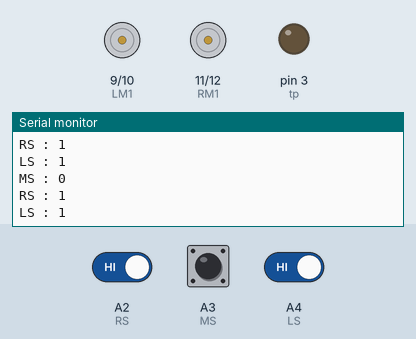
Simulated run of this sketch. Board: Arduino Uno, built with avr-gcc and run on an emulated ATmega328P. Shown: motor-driver pin pairs drawn as motors (green arrow = first pin HIGH = forward, orange = second pin HIGH = backward, longer = more drive, scaled by the enable pin), output pins drawn as LEDs (lit = HIGH), the last lines printed to the serial monitor. The inputs (shaded band) are chosen by the test bench; at power-on: A2 (RS) HIGH, A3 (MS) LOW, A4 (LS) HIGH.

Above: at 1.2 s.
1.3 s: A2 (RS) driven LOW
At 2.2 s:
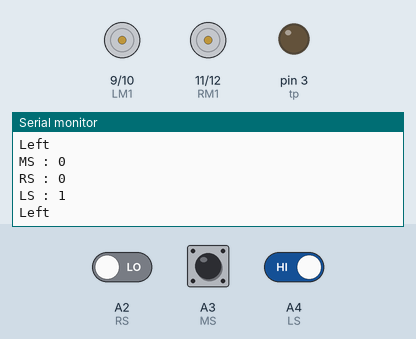
2.8 s: A3 (MS) driven HIGH
At 3.9 s:
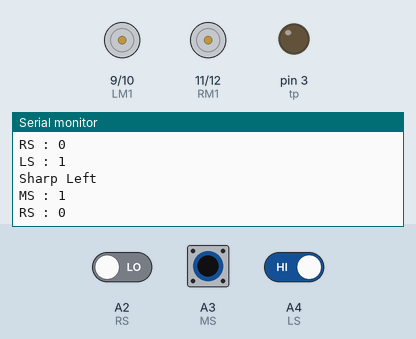
4.3 s: A4 (LS) driven LOW
At 5.2 s:
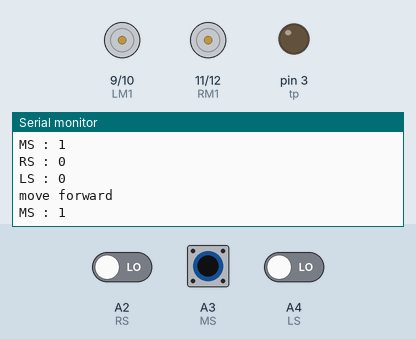
5.8 s: A2 (RS) driven HIGH
At 6.5 s:
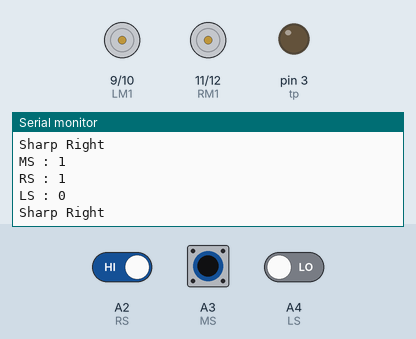

The sketch:

sketch_sep25a.ino
```cpp
#define RS A2
#define MS A3
#define LS A4 // Pin where the IR sensor is connected

long dur;
int dis;

const int ena = 8;
#define LM1 9
#define LM2 10

#define RM1 11
#define RM2 12
const int enb = 13;

const int tp = 3; // Trigger Pin for Ultrasonic
const int ep = 4; // Echo Pin for Ultrasonic

void setup() {
  // Define pin modes
  pinMode(MS, INPUT);
  pinMode(LS, INPUT);
  pinMode(RS, INPUT);
  pinMode(tp, OUTPUT);
  pinMode(ep, INPUT);
  pinMode(ena, OUTPUT);
  pinMode(enb, OUTPUT);
  pinMode(LM1, OUTPUT);
  pinMode(LM2, OUTPUT);
  pinMode(RM1, OUTPUT);
  pinMode(RM2, OUTPUT);

  analogWrite(ena, 125);
  analogWrite(enb, 110);

  Serial.begin(9600);
}

void loop() {
  Serial.print("MS : ");
  Serial.println(digitalRead(MS));
  Serial.print("RS : ");
  Serial.println(digitalRead(RS));
  Serial.print("LS : ");
  Serial.println(digitalRead(LS));
  if (digitalRead(MS)) {  // Middle Sensor On Line
    if (!digitalRead(LS) && !digitalRead(RS)) {  // LS and RS not on line
      Serial.println("move forward");
      forward();
    }
    else if (digitalRead(LS) && !digitalRead(RS)) {  // Sharp Left
      Serial.println("Sharp Left");
      sharpLeft();
    }
    else if (!digitalRead(LS) && digitalRead(RS)) {  // Sharp Right
      Serial.println("Sharp Right");
      sharpRight();
    }
    else if (digitalRead(LS) && digitalRead(RS)) {
      stop();
      Serial.println("Stop");
    }
  }
  else {
    if (digitalRead(LS) && !digitalRead(RS)) {  // Turn left
      left();
      Serial.println("Left");
    }
    else if (!digitalRead(LS) && digitalRead(RS)) {  // Turn right
      right();
      Serial.println("Right");
    }
    else if (!digitalRead(LS) && !digitalRead(RS)) {  // Stop
      stop();
    }
  }

  delay(50);  // Increase delay slightly for better sensor response
}

void forward() {
  digitalWrite(LM1, LOW);
  digitalWrite(LM2, HIGH);
  digitalWrite(RM1, LOW);
  digitalWrite(RM2, HIGH);
}

void sharpLeft() {
  digitalWrite(LM1, LOW);
  digitalWrite(LM2, HIGH);
  digitalWrite(RM1, HIGH);
  digitalWrite(RM2, LOW);
}

void sharpRight() {
  digitalWrite(LM1, HIGH);
  digitalWrite(LM2, LOW);
  digitalWrite(RM1, LOW);
  digitalWrite(RM2, HIGH);
}

void left() {
  digitalWrite(LM1, LOW);
  digitalWrite(LM2, HIGH);
  digitalWrite(RM1, LOW);
  digitalWrite(RM2, LOW);
}

void right() {
  digitalWrite(LM1, LOW);
  digitalWrite(LM2, LOW);
  digitalWrite(RM1, LOW);
  digitalWrite(RM2, HIGH);
}

void stop() {
  digitalWrite(LM1, LOW);
  digitalWrite(LM2, LOW);
  digitalWrite(RM1, LOW);
  digitalWrite(RM2, LOW);
}

long getDistance() {
  digitalWrite(tp, LOW);
  delayMicroseconds(2);
  digitalWrite(tp, HIGH);
  delayMicroseconds(10);
  digitalWrite(tp, LOW);

  dur = pulseIn(ep, HIGH);
  dis = dur * 0.034 / 2;  // Distance in cm
  return dis;
}
```

Measured:
- after the input at 1.3 s, the serial monitor: prints a new line at once (image 1)
- after the input at 5.8 s, the serial monitor: prints a new line at once (image 4)
